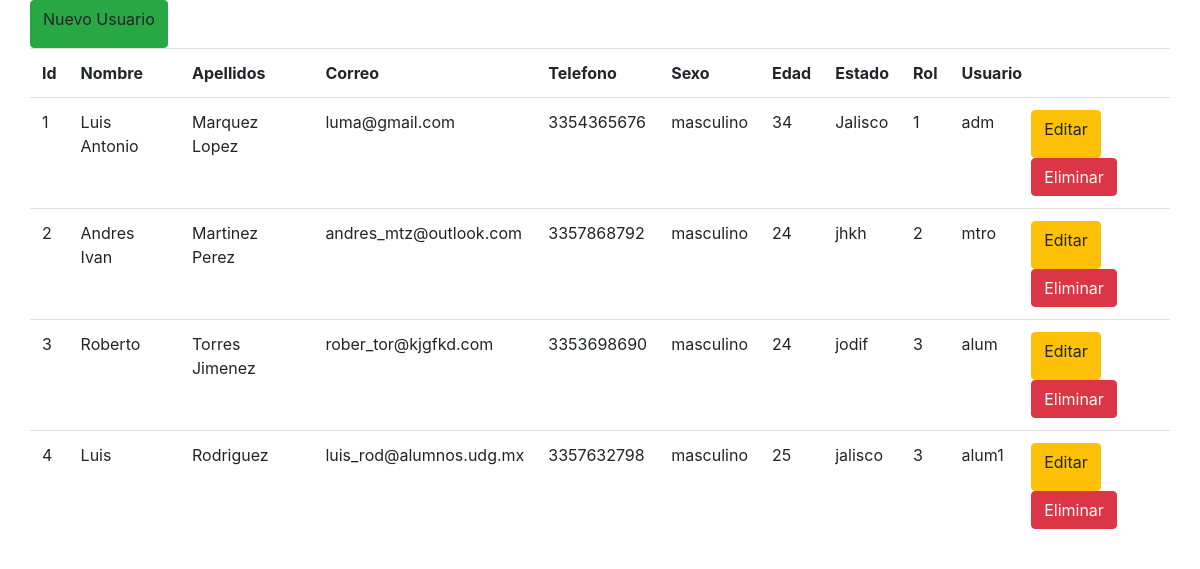
Before: /ver_usuarios.php (signed in) with the older database file.
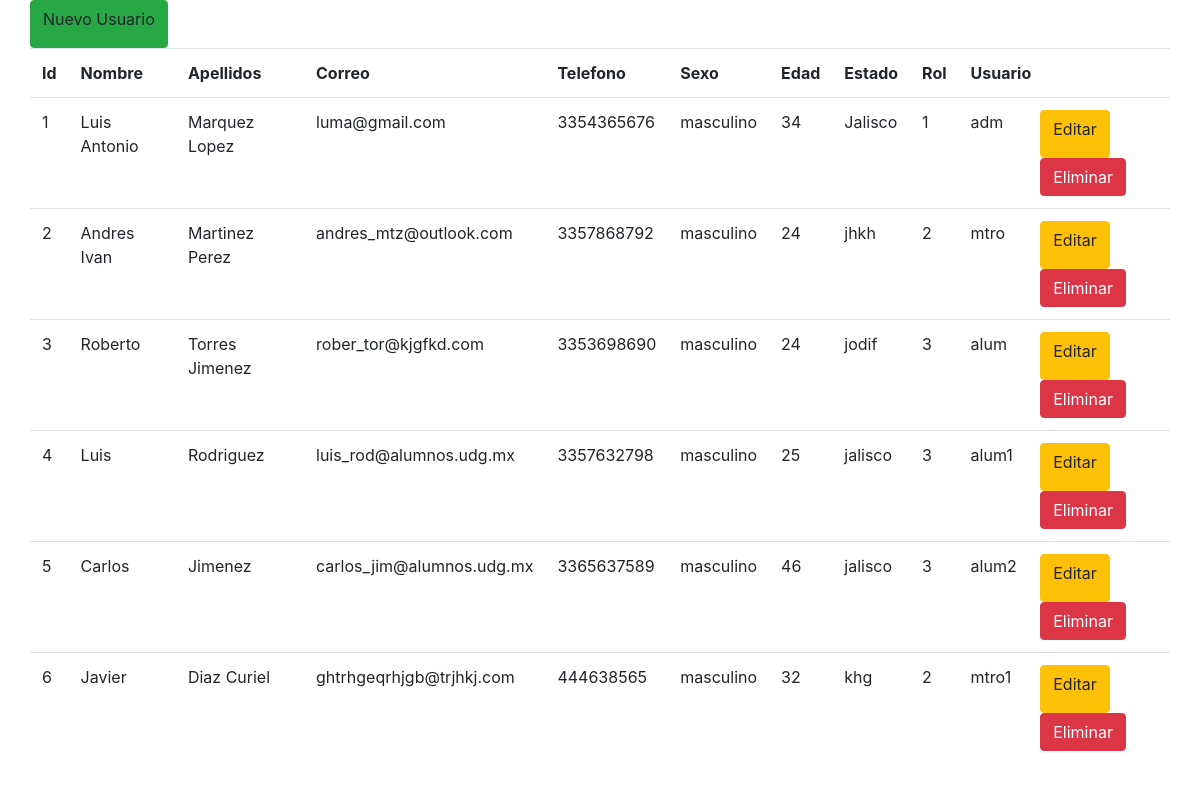
After: the same page with the newer database file.
### tables this page shows
CREATE TABLE `usuarios` (
  `usu_id` int(11) NOT NULL,
  `nombre` varchar(100) NOT NULL,
  `apellidos` varchar(100) NOT NULL,
  `correo` varchar(50) NOT NULL,
  `telefono` varchar(15) NOT NULL,
  `sexo` varchar(20) NOT NULL,
  `edad` varchar(20) NOT NULL,
  `estado` varchar(30) NOT NULL,
  `rol` int(11) NOT NULL,
  `usuario` varchar(50) NOT NULL,
  `password` varchar(50) NOT NULL
);

### ver_usuarios.php (the view, shortened to what this page needs)
<?php
	if(isset($_SESSION['administrador']))
	{
?>
<!DOCTYPE html>
<html lang="en">
<head>
	<link rel="stylesheet" href="css/bootstrap.min.css">
	<link rel="stylesheet" href="css/estiloslistar.css">
</head>
<body>
	<div class="container">
		<div class="row">
			<a class="btn btn-success" data-toggle="modal" data-target="#nuevoUsu">Nuevo Usuario</a><br><br>
			<table class='table table-responsive w-auto'>
				<tr>
					<th>Id</th>
					<th>Nombre</th>
					<th>Apellidos</th>
					<th>Correo</th>
					<th>Telefono</th>
					<th>Sexo</th>
					<th>Edad</th>
					<th>Estado</th>
					<th>Rol</th>
					<th>Usuario</th>
					<th><span class="glyphicon glyphicon-wrench"></span></th>
				</tr>
<?php
			$mysqli = new mysqli("localhost", "root", "", "practica4");
			$consulta= "SELECT * FROM usuarios";
			if ($resultado = $mysqli->query($consulta))
			{
				while ($fila = $resultado->fetch_row())
				{
					echo "<tr>";
					echo "<td>$fila[0]</td>
						<td>$fila[1]</td>
						<td>$fila[2]</td>
						<td>$fila[3]</td>
						<td>$fila[4]</td>
						<td>$fila[5]</td>
						<td>$fila[6]</td>
						<td>$fila[7]</td>
						<td>$fila[8]</td>
						<td>$fila[9]</td>";
					echo"<td>";
						echo"<div class='row'>";
							echo "<a data-toggle='modal' data-target='#editUsu' data-id='" .$fila[0] ."' data-nombre='" .$fila[1] ."' data-apellido='" .$fila[2] ."' data-correo='" .$fila[3] ."' data-telefono='" .$fila[4] ."' data-sexo='" .$fila[5] ."' data-edad='" .$fila[6] ."' data-estado='" .$fila[7] ."' data-rol='" .$fila[8] ."' data-usuario='" .$fila[9] ."' class='btn btn-warning'><span class='glyphicon glyphicon-pencil'></span>Editar</a> ";
					echo "<br><br><a class='btn btn-danger' href='eliminausuarios.php?id=" .$fila[0] ."'><span class='glyphicon glyphicon-remove'></span>Eliminar</a>";
						echo"</div>";
					echo "</td>";
					echo "</tr>";
				}
			}
?>
	        </table>
		</div>
	</div>
</body>
</html>
<?php
	}
	else
	{
		?>
		 <META HTTP-EQUIV="Refresh" CONTENT="0; URL=login.php">
		 <?php
	}
?>

Changed rows visible on the page:
added usuarios: usu_id "5", nombre "Carlos", apellidos "Jimenez", correo "carlos_jim@alumnos.udg.mx", telefono "3365637589", sexo "masculino", edad "46", estado "jalisco", rol "3", usuario "alum2"
added usuarios: usu_id "6", nombre "Javier", apellidos "Diaz Curiel", correo "ghtrhgeqrhjgb@trjhkj.com", telefono "444638565", sexo "masculino", edad "32", estado "khg", rol "2", usuario "mtro1"
